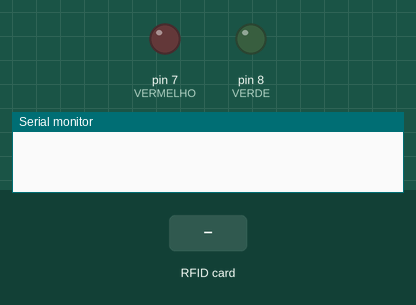
Recording of a sketch running on a simulated Arduino Uno, built with avr-gcc and run on an emulated ATmega328P. Parts: output pins drawn as LEDs (lit = HIGH), the last lines printed to the serial monitor. The test bench sets the inputs (shaded band). Storage starts empty; pins used as bus, display or sensor lines are not drawn.

Above: at 1.2 s.
1.3 s: RFID card 20 6B 18 83 held to the reader
At 1.8 s:
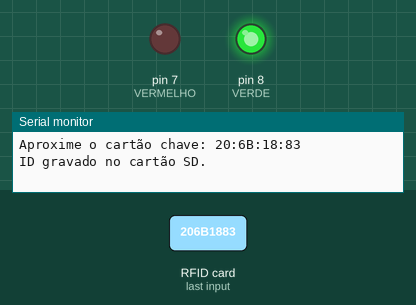
2.8 s: RFID card 5E 7A 19 C4 held to the reader
At 3.9 s:
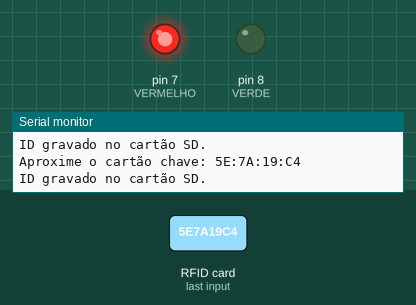
Timing chart, 0 to 5.8 s (numbered marks = the images above; inputs shaded):
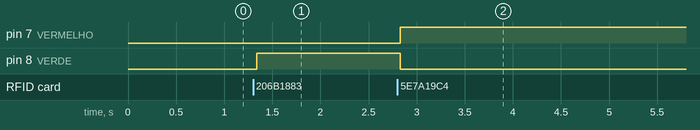

The sketch:

leitor_2LEDS_SD.ino
```cpp
#include <SPI.h>
#include <MFRC522.h>
#include <SD.h> // Inclui a biblioteca SD.h


#define chipSelect 4 // Define o pino CS do cartão SD
#define SS_PIN 10  // está conectado como pino Slave Select (SS) em uma comunicação SPI (Serial Peripheral Interface)
#define RST_PIN 9  // o pino 9 do Arduino está sendo usado como o pino de reset para o módulo MFRC522, leitor de cartão RFID
#define VERDE 8    // Pino do Led verde
#define VERMELHO 7 // Pino do LED vermelho

MFRC522 rfid(SS_PIN, RST_PIN);
void setup()
{
    // Inicializa a comunicação serial
    Serial.begin(9600);

    // Inicializa o SPI
    SPI.begin();

    // Inicializa o módulo RFID
    rfid.PCD_Init();

    // Configura o pino do LED verde como saída
    pinMode(VERDE, OUTPUT);

    // Configura o pino do LED vermelho como saída
    pinMode(VERMELHO, OUTPUT);

    // Inicializa a comunicação com o cartão SD
    if (!SD.begin(chipSelect))
    {
        Serial.println("Falha ao inicializar o cartão SD");
        return;
    }
}

void loop()
{
    // Verifica se há um novo cartão
    if (!rfid.PICC_IsNewCardPresent() || !rfid.PICC_ReadCardSerial())
        return;

    // Obtém o tipo do cartão
    MFRC522::PICC_Type tipoPICC = rfid.PICC_GetType(rfid.uid.sak);

    // Verifica se o cartão é do tipo MIFARE Classic
    if (tipoPICC != MFRC522::PICC_TYPE_MIFARE_MINI &&
        tipoPICC != MFRC522::PICC_TYPE_MIFARE_1K &&
        tipoPICC != MFRC522::PICC_TYPE_MIFARE_4K)
    {
        Serial.println(F("Seu cartão não é do tipo MIFARE Classic."));
        return;
    }

    // Converte o UID do cartão para uma string !!
    String strID = "";
    for (byte i = 0; i < 4; i++)
    {
        strID +=
            (rfid.uid.uidByte[i] < 0x10 ? "0" : "")
            + String(rfid.uid.uidByte[i], HEX)
            + (i != 3 ? ":" : "");
    }

    strID.toUpperCase();
    Serial.print("Aproxime o cartão chave: ");
    Serial.println(strID);

    // Grava o ID no cartão SD
    File arquivo = SD.open("alunos.txt", FILE_WRITE);
    if (arquivo)
    {
        arquivo.println(strID);
        arquivo.close();
        Serial.println("ID gravado no cartão SD.");
    }
    else
    {
        Serial.println("Erro ao abrir o arquivo no cartão SD.");
    }

    // Verifica se o cartão é a chave correta
    if (strID.indexOf("20:6B:18:83") >= 0)
    {
        digitalWrite(VERDE, HIGH);   // Liga o LED verde
        digitalWrite(VERMELHO, LOW); // Desliga o LED vermelho
    }
    else
    {
        digitalWrite(VERDE, LOW);     // Desliga o LED verde
        digitalWrite(VERMELHO, HIGH); // Liga o LED vermelho
    }

    // Para a comunicação com o cartão
    rfid.PICC_HaltA();
    rfid.PCD_StopCrypto1();
}

/*
Este código abrirá um arquivo chamado "alunos.txt"
no cartão SD e escreverá os IDs dos cartões RFID nele.
Certifique-se de que o cartão SD
esteja formatado corretamente e inserido no leitor antes de executar o código.
*/
```

Measured:
- after the input at 1.3 s, pin 8 (VERDE): LOW → HIGH at once
- after the input at 2.8 s, pin 7 (VERMELHO): LOW → HIGH at once; pin 8 (VERDE): HIGH → LOW at once
